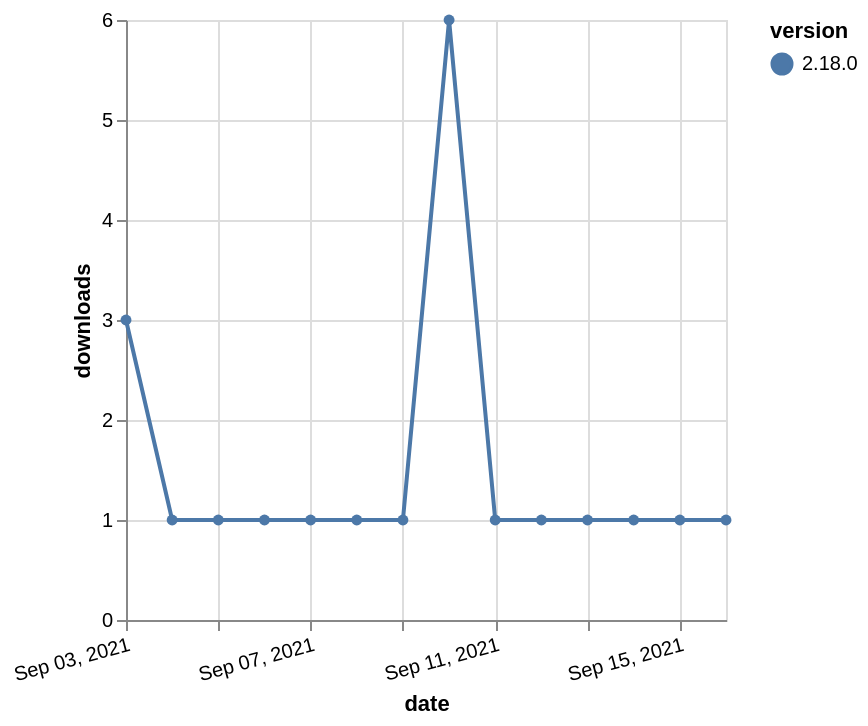

Write the Vega-Lite specification saved for this chart.
### Vega-Lite specification from a JSON file in a GitHub repository (floating-point values rounded to 4 significant figures)
{"$schema": "https://vega.github.io/schema/vega-lite/v5.json", "description": "A simple bar chart with embedded data.", "data": {"values": [{"date": "2021-09-03", "total": 501, "delta": 3, "version": "2.18.0"}, {"date": "2021-09-04", "total": 502, "delta": 1, "version": "2.18.0"}, {"date": "2021-09-05", "total": 503, "delta": 1, "version": "2.18.0"}, {"date": "2021-09-06", "total": 504, "delta": 1, "version": "2.18.0"}, {"date": "2021-09-07", "total": 505, "delta": 1, "version": "2.18.0"}, {"date": "2021-09-08", "total": 506, "delta": 1, "version": "2.18.0"}, {"date": "2021-09-09", "total": 507, "delta": 1, "version": "2.18.0"}, {"date": "2021-09-10", "total": 513, "delta": 6, "version": "2.18.0"}, {"date": "2021-09-11", "total": 514, "delta": 1, "version": "2.18.0"}, {"date": "2021-09-12", "total": 515, "delta": 1, "version": "2.18.0"}, {"date": "2021-09-13", "total": 516, "delta": 1, "version": "2.18.0"}, {"date": "2021-09-14", "total": 517, "delta": 1, "version": "2.18.0"}, {"date": "2021-09-15", "total": 518, "delta": 1, "version": "2.18.0"}, {"date": "2021-09-16", "total": 519, "delta": 1, "version": "2.18.0"}]}, "width": "container", "mark": {"type": "line", "point": {"filled": true}}, "encoding": {"x": {"field": "date", "type": "temporal", "timeUnit": "yearmonthdate", "title": "date", "axis": {"labelAngle": -15}}, "y": {"field": "delta", "type": "quantitative", "title": "downloads"}, "color": {"field": "version", "type": "nominal"}, "tooltip": {"field": "delta"}}}
